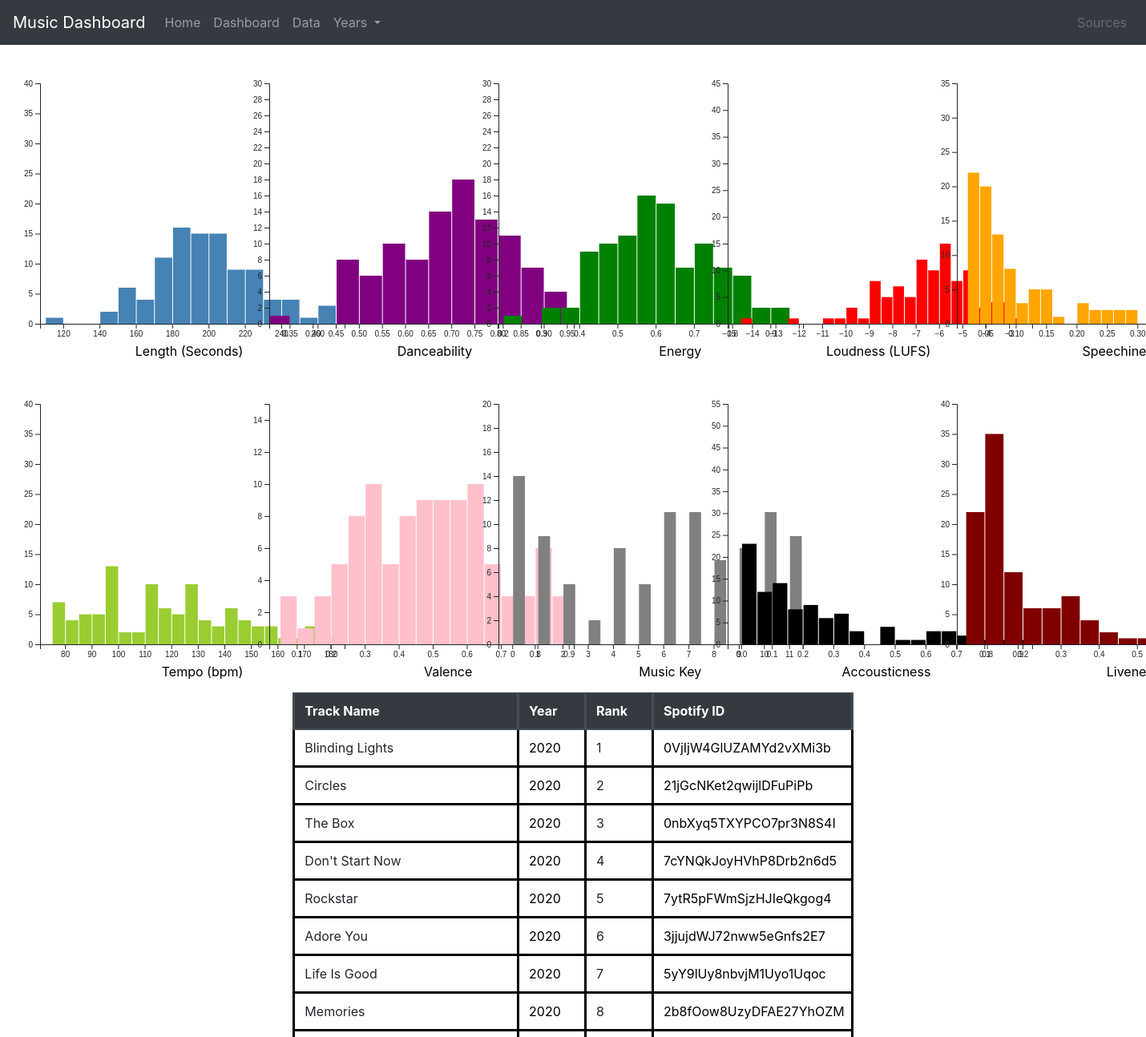
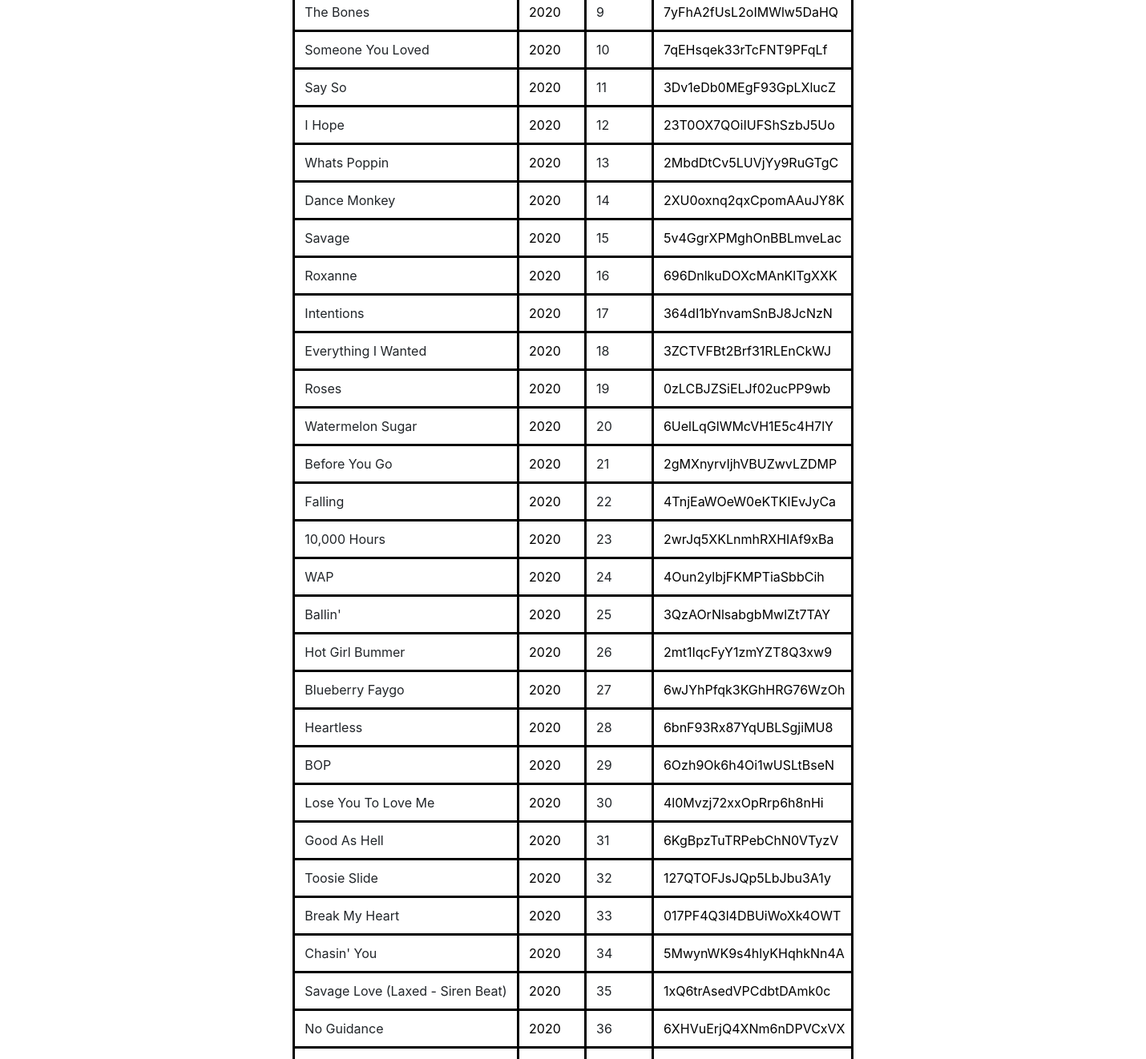
The app's page /data/2020/ with its own data (2 pictures, top to bottom).
### dashboard/models.py (models this page shows, shortened)
class Track(models.Model):
    track_name = models.CharField(max_length=100)
    rank = models.PositiveSmallIntegerField(blank=True, null=True)
    year = models.PositiveSmallIntegerField(blank=True, null=True)
    spotify_id = models.CharField(max_length=25)
    length = models.DecimalField(max_digits=7, decimal_places=3)
    danceability = models.DecimalField(max_digits=7, decimal_places=3)
    energy = models.DecimalField(max_digits=7, decimal_places=3)
    loudness = models.DecimalField(max_digits=7, decimal_places=3)
    speechiness = models.DecimalField(max_digits=7, decimal_places=3)
    tempo = models.DecimalField(max_digits=7, decimal_places=3)
    valence = models.DecimalField(max_digits=7, decimal_places=3)
    music_key = models.PositiveSmallIntegerField(blank=True, null=True)
    acousticness = models.DecimalField(max_digits=7, decimal_places=3)
    liveness = models.DecimalField(max_digits=7, decimal_places=3)
    artist = models.ManyToManyField(Artist)
    class Meta(object):
        ordering = ['track_name', 'year']

### dashboard/views.py (the view)
# urls.py: path('data/<int:year>/', TrackYearListView.as_view(), name='track-year')
class TrackYearListView(ListView):
    model = Track
    template_name = 'dashboard/track_year.html'
    context_object_name = 'track'
    def get_queryset(self):
       return Track.objects.filter(year=self.kwargs.get('year')).order_by('rank')
    def get_context_data(self, **kwargs):
        context = super().get_context_data(**kwargs)
        all_fields=Track._meta.get_fields()
        ignore = ['id', 'track_name', 'rank', 'year', 'spotify_id', 'artist']
        for field in all_fields:
            if field.name in ignore:
                continue
            temp = list(Track.objects.filter(year=self.kwargs.get('year')).values_list(field.name))
            context[field.name] = [item for t in temp for item in t]
            for i in range(len(context[field.name])):
                 context[field.name][i] = float(context[field.name][i])
        return context

### dashboard/templatetags/range.py (called while the page is built)
@register.filter(name='range')
def _range(_min, args=None):
    _max, _step = None, None
    if args:
        if not isinstance(args, int):
            _max, _step = map(int, args.split(','))
        else:
            _max = args
    args = filter(None, (_min, _max, _step))
    return range(*args)

### dashboard/templates/dashboard/track_list.html (shortened to what this page needs)
﻿{% extends "dashboard/data.html" %}
{% block main%}
<div style="padding:20px 20px 20px 20px"></div>
<div class="graphContainer">
    <div id="length" class="column">
    </div>
    <div id="danceability" class="column">
    </div>
    <div id="energy" class="column">
    </div>
    <div id="loudness" class="column">
    </div>
    <div id="speechiness" class="column"></div>
</div>
{% endblock %}

### dashboard/templates/dashboard/data.html
﻿{% extends "dashboard/base.html" %}
{% block content %}
<div class ="container"style="margin-left:auto; margin-right:auto; margin-top:50px; width: 51%; overflow: scroll; height: 75vh;">
<div>
    <table class="track-table table" style="margin-left:auto; margin-right:auto;">
        <thead class="thead-dark">
            <tr>
                <th scope="col" class="track-head track-cell name">Track Name</th>
                <th scope="col" class="track-head track-cell year">Year</th>
                <th scope="col" class="track-head track-cell rank">Rank</th>
                <th scope="col" class="track-head track-cell spot-id">Spotify ID</th>
            </tr>
            </thead>
        <tbody>
        {% for song in track%}
            <tr>
                <td scope="row" class="track-cell track-body name">{{ song.track_name }}</td>
                <td class="track-cell track-body year"><a class ="cell-link" href="{% url 'track-year' song.year %}"><div>{{ song.year }}</div></a></td>
                <td class="track-cell track-body rank">{{ song.rank }}</td>
                <td class="track-cell track-body spot-id"><a style="color:black" href="https://open.spotify.com/track/{{song.spotify_id}}" target="_blank">{{ song.spotify_id }}</a></td>
            </tr>
        {% endfor %}
        </tbody>
    </table>
</div>
    </div>
{% endblock %}

### dashboard/templates/dashboard/base.html (shortened to what this page needs)
﻿{% load range %}
<!DOCTYPE html>
<html lang="en" xmlns="http://www.w3.org/1999/xhtml">
<head>
    <link rel="stylesheet" href="https://stackpath.bootstrapcdn.com/bootstrap/4.5.0/css/bootstrap.min.css">
</head>
<body>
    <div class="navigation-bar">
        <nav class="navbar navbar-expand-lg navbar-dark bg-dark fixed-top">
            <a class="navbar-brand" href="{% url 'dashboard-home'%}">Music Dashboard</a>
            <div class="collapse navbar-collapse" id="navbarSupportedContent">
                <ul class="navbar-nav mr-auto">
                    <li class="nav-item">
                        <a class="nav-link" href="{% url 'dashboard-home'%}">Home</a>
                    </li>
                    <li class="nav-item">
                        <a class="nav-link" href="#">Dashboard</a>
                    </li>
                    <li class="nav-item">
                        <a class="nav-link" href="{% url 'track-data' %}">Data</a>
                    </li>
                    <li class="nav-item dropdown">
                        <a class="nav-link dropdown-toggle" href="#" id="navbarDropdown" role="button" data-toggle="dropdown" aria-haspopup="true" aria-expanded="false">
                            Years
                        </a>
                    </li>
                </ul>
                <ul class="navbar-nav mr-right my-2 my-lg-0">
                    <li class="nav-item">
                        <a class="nav-link disabled" href="#">Sources</a>
                    </li>
                </ul>
            </div>
        </nav>
    </div>
    {% block main %}{% endblock %}
    {% block content %}{% endblock %}
</body>
</html>

### dashboard/templates/dashboard/base.html (style rules this page uses)
.navigation-bar { width: 100%; top: 0px; }
th { position: sticky; top: 0; }
.track-cell { border: 3px solid black; background-color: white; }
.spot-id { max-width: 80px; width: 80px; }
.name { max-width: 90px; width: 90px; }
.year { max-width: 7px; width: 7px; }
.rank { max-width: 2px; width: 2px; }
.cell-link { color: black !important }
.column { float: left; width: 20%; }

### records on screen
Track: track_name "Blinding Lights", year "2020", rank "1", spotify_id "0VjIjW4GlUZAMYd2vXMi3b"
Track: track_name "Circles", year "2020", rank "2", spotify_id "21jGcNKet2qwijlDFuPiPb"
Track: track_name "The Box", year "2020", rank "3", spotify_id "0nbXyq5TXYPCO7pr3N8S4I"
Track: track_name "Don't Start Now", year "2020", rank "4", spotify_id "7cYNQkJoyHVhP8Drb2n6d5"
Track: track_name "Rockstar", year "2020", rank "5", spotify_id "7ytR5pFWmSjzHJIeQkgog4"
Track: track_name "Adore You", year "2020", rank "6", spotify_id "3jjujdWJ72nww5eGnfs2E7"
Track: track_name "Life Is Good", year "2020", rank "7", spotify_id "5yY9lUy8nbvjM1Uyo1Uqoc"
Track: track_name "Memories", year "2020", rank "8", spotify_id "2b8fOow8UzyDFAE27YhOZM"
Track: track_name "The Bones", year "2020", rank "9", spotify_id "7yFhA2fUsL2oIMWlw5DaHQ"
Track: track_name "Someone You Loved", year "2020", rank "10", spotify_id "7qEHsqek33rTcFNT9PFqLf"
Track: track_name "Say So", year "2020", rank "11", spotify_id "3Dv1eDb0MEgF93GpLXlucZ"
Track: track_name "I Hope", year "2020", rank "12", spotify_id "23T0OX7QOiIUFShSzbJ5Uo"
Track: track_name "Whats Poppin", year "2020", rank "13", spotify_id "2MbdDtCv5LUVjYy9RuGTgC"
Track: track_name "Dance Monkey", year "2020", rank "14", spotify_id "2XU0oxnq2qxCpomAAuJY8K"
Track: track_name "Savage", year "2020", rank "15", spotify_id "5v4GgrXPMghOnBBLmveLac"
Track: track_name "Roxanne", year "2020", rank "16", spotify_id "696DnlkuDOXcMAnKlTgXXK"
Track: track_name "Intentions", year "2020", rank "17", spotify_id "364dI1bYnvamSnBJ8JcNzN"
Track: track_name "Everything I Wanted", year "2020", rank "18", spotify_id "3ZCTVFBt2Brf31RLEnCkWJ"
Track: track_name "Roses", year "2020", rank "19", spotify_id "0zLCBJZSiELJf02ucPP9wb"
Track: track_name "Watermelon Sugar", year "2020", rank "20", spotify_id "6UelLqGlWMcVH1E5c4H7lY"
Track: track_name "Before You Go", year "2020", rank "21", spotify_id "2gMXnyrvIjhVBUZwvLZDMP"
Track: track_name "Falling", year "2020", rank "22", spotify_id "4TnjEaWOeW0eKTKIEvJyCa"
Track: track_name "10,000 Hours", year "2020", rank "23", spotify_id "2wrJq5XKLnmhRXHIAf9xBa"
Track: track_name "WAP", year "2020", rank "24", spotify_id "4Oun2ylbjFKMPTiaSbbCih"
Track: track_name "Ballin'", year "2020", rank "25", spotify_id "3QzAOrNlsabgbMwlZt7TAY"
Track: track_name "Hot Girl Bummer", year "2020", rank "26", spotify_id "2mt1IqcFyY1zmYZT8Q3xw9"
Track: track_name "Blueberry Faygo", year "2020", rank "27", spotify_id "6wJYhPfqk3KGhHRG76WzOh"
Track: track_name "Heartless", year "2020", rank "28", spotify_id "6bnF93Rx87YqUBLSgjiMU8"
Track: track_name "BOP", year "2020", rank "29", spotify_id "6Ozh9Ok6h4Oi1wUSLtBseN"
Track: track_name "Lose You To Love Me", year "2020", rank "30", spotify_id "4l0Mvzj72xxOpRrp6h8nHi"
Track: track_name "Good As Hell", year "2020", rank "31", spotify_id "6KgBpzTuTRPebChN0VTyzV"
Track: track_name "Toosie Slide", year "2020", rank "32", spotify_id "127QTOFJsJQp5LbJbu3A1y"
Track: track_name "Break My Heart", year "2020", rank "33", spotify_id "017PF4Q3l4DBUiWoXk4OWT"
Track: track_name "Chasin' You", year "2020", rank "34", spotify_id "5MwynWK9s4hlyKHqhkNn4A"
Track: track_name "Savage Love (Laxed - Siren Beat)", year "2020", rank "35", spotify_id "1xQ6trAsedVPCdbtDAmk0c"
Track: track_name "No Guidance", year "2020", rank "36", spotify_id "6XHVuErjQ4XNm6nDPVCxVX"
